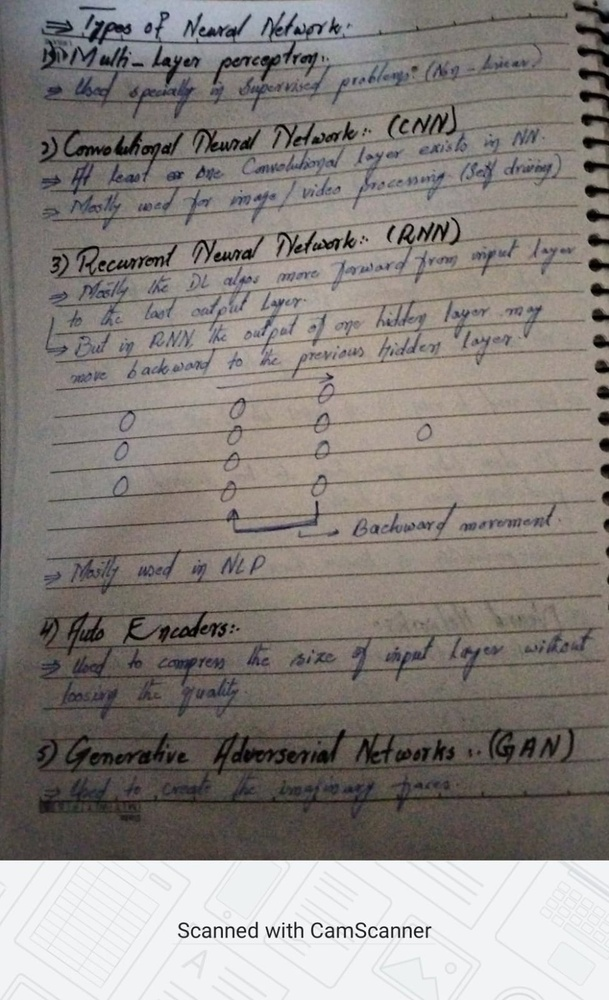
#> input picture py_for_CV/L#03_make_image_readable/L#03_image.jpeg, 609 x 1000 px, shrunk from 975 x 1600 before the run, found by its file name
$ python 'L#03_readable_image.py'
#> lines starting #> are read from the running program, lines starting #| are printed output that depends on the picture; after the words box and inside, x2 and y2 are one past the last pixel; in counts of white or black regions, pixels touching at a corner belong together
# in this project we will try to make less readable image into more readable one
import cv2 as cv

# read the image
image=cv.imread('E:/computer vision/py_for_CV/L#03_image.jpeg')
#> image is the input picture: shape (1000, 609, 3); mean B, G, R 127.5, 131.5, 136.9

# covert the image colour
image=cv.cvtColor(image, cv.COLOR_RGB2GRAY)
#> image: shape (1000, 609)

# catch the return and result values
ret, result=cv.threshold(image, 100, 255, cv.THRESH_BINARY)
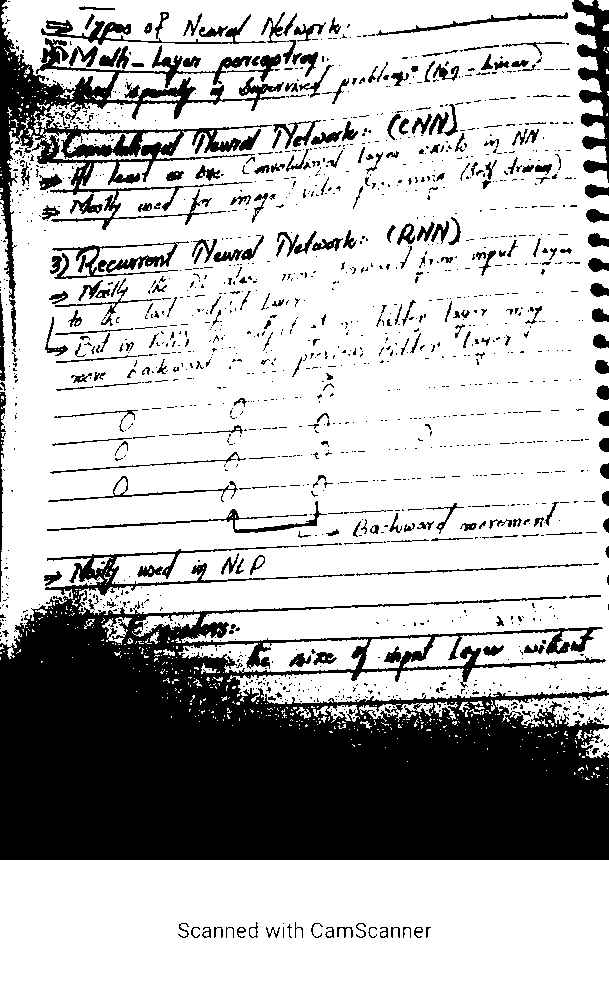
#> result: shape (1000, 609); 72.4% white; 1549 black regions (1259 under 20 px), largest, box (x1, y1, x2, y2) and area: (0, 546, 609, 860) 117767, (0, 0, 285, 299) 14794, (572, 0, 609, 183) 3055
# here image is the source
# we deal with pixels of the image starting from 0 to 255, 0 means completely black and 255 means completely white
# here 35 means any value that is darker will be converted into white or vice versa
#  means we need to convert the image from darker to white
# cv.THRESH_BINARY it is the built algo name

adaptive=cv.adaptiveThreshold(image, 255, cv.ADAPTIVE_THRESH_GAUSSIAN_C, cv.THRESH_BINARY, 51, 10)
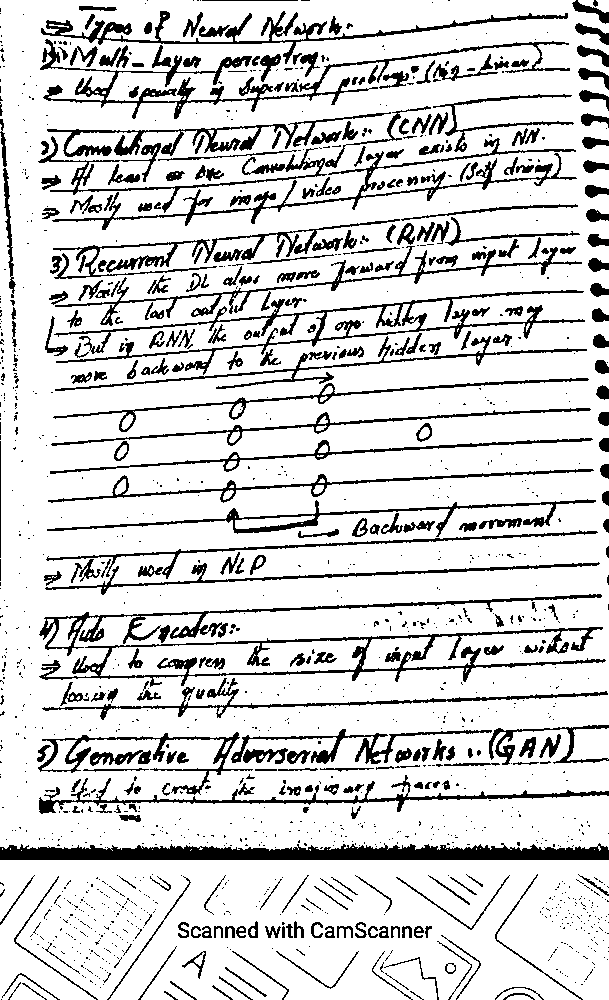
#> adaptive: shape (1000, 609); 83.6% white; 1381 black regions (1034 under 20 px), largest, box (x1, y1, x2, y2) and area: (0, 843, 609, 860) 7548, (39, 627, 606, 687) 4811, (54, 290, 585, 375) 4383
# here adaptiveThreshold is used which gives better results than threshold
# 255 means the brightes region
# cv.ADAPTIVE_THRESH_GAUSSIAN_C It is Gaussian method, Adaptive thresholding calculates thresholds for small regions of the image based on the local mean or weighted sum of pixels values.
# cv.THRESH_BINARY it's converting pixel values above the threshold to the maximum value (255) and pixel values below the threshold to 0.
# 81 This parameter specifies the size of the local region around each pixel for calculating the adaptive threshold. It's typically an odd number representing the size of the pixel neighborhood.
# 10 This parameter specifies a constant value that is subtracted from the calculated mean or weighted sum of pixels values.

# actual image
cv.imshow('Actual', image)
# using threshold
cv.imshow("Through threshold", result)
# using adaptive method
cv.imshow('Through adaptive', adaptive)

cv.waitKey(0) # the screen will be closed when it is closed
cv.destroyAllWindows()
